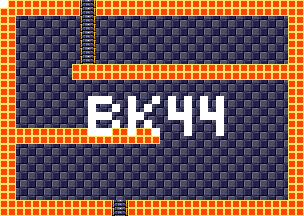

Tiled map render using the project's own tile images. Description and the map definition, with tile-layer contents summarised, below:
An orthogonal 38x27 tile map with 8x8 px tiles, 4 tile layers (background, foreground, room numbers, Objects), 15 tilesets.

<map version="1.5" tiledversion="1.7.1" orientation="orthogonal" renderorder="right-down" width="38" height="27" tilewidth="8" tileheight="8" infinite="0" nextlayerid="11" nextobjectid="1">
 <tileset firstgid="1" source="tilesheets/tsKarniMata.tsx" />
 <tileset firstgid="1025" source="tilesheets/tsVoodooWasp.tsx" />
 <tileset firstgid="2049" source="tilesheets/tsBurial.tsx" />
 <tileset firstgid="3073" source="tilesheets/tsBlueTemple.tsx" />
 <tileset firstgid="4097" source="tilesheets/tsGoddess.tsx" />
 <tileset firstgid="5121" source="tilesheets/tsKonark.tsx" />
 <tileset firstgid="6145" name="sEnemies" tilewidth="8" tileheight="8" tilecount="1024" columns="32">
  <image source="../grapx/tilesheets/sObjects.bmp" trans="ff94ff" width="256" height="256" />
 </tileset>
 <tileset firstgid="7169" source="tilesheets/tsIceTemple.tsx" />
 <tileset firstgid="8193" source="tilesheets/tsLavaArea.tsx" />
 <tileset firstgid="9217" source="tilesheets/tsBossArea.tsx" />
 <tileset firstgid="10241" source="tilesheets/tsPegu.tsx" />
 <tileset firstgid="11265" source="tilesheets/sTiwanakuTemple.tsx" />
 <tileset firstgid="12289" source="tilesheets/sIndraTemple.tsx" />
 <tileset firstgid="13313" source="tilesheets/sTeleport.tsx" />
 <tileset firstgid="14337" source="tilesheets/sObjects.tsx" />
 <layer id="2" name="background" width="38" height="27">
  <data>[1026 cells, 1026 non-empty, 2 distinct tile ids]</data>
 </layer>
 <layer id="1" name="foreground" width="38" height="27">
  <data>[1026 cells, 346 non-empty, 3 distinct tile ids]</data>
 </layer>
 <layer id="7" name="room numbers" width="38" height="27">
  <data>[1026 cells, 42 non-empty, 1 distinct tile ids]</data>
 </layer>
 <layer id="10" name="Objects" width="38" height="27">
  <data>[1026 cells, 0 non-empty, 0 distinct tile ids]</data>
 </layer>
</map>
